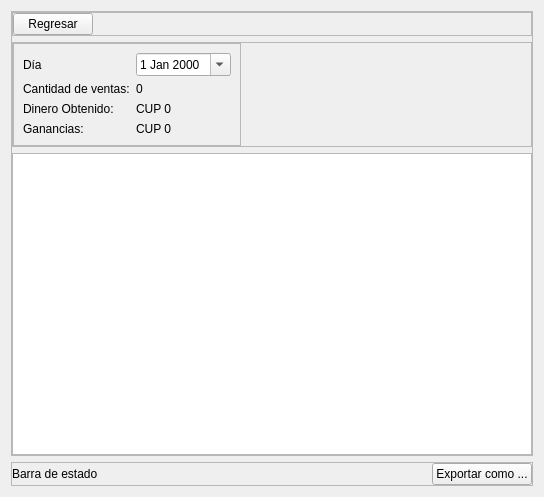
<?xml version="1.0" encoding="UTF-8"?>
<ui version="4.0">
 <class>Frame</class>
 <widget class="QFrame" name="Frame">
  <property name="geometry">
   <rect>
    <x>0</x>
    <y>0</y>
    <width>544</width>
    <height>497</height>
   </rect>
  </property>
  <property name="windowTitle">
   <string>Frame</string>
  </property>
  <layout class="QVBoxLayout" name="verticalLayout">
   <item>
    <widget class="QFrame" name="main_content_frame">
     <property name="frameShape">
      <enum>QFrame::StyledPanel</enum>
     </property>
     <property name="frameShadow">
      <enum>QFrame::Raised</enum>
     </property>
     <layout class="QVBoxLayout" name="verticalLayout_2">
      <property name="leftMargin">
       <number>0</number>
      </property>
      <property name="topMargin">
       <number>0</number>
      </property>
      <property name="rightMargin">
       <number>0</number>
      </property>
      <property name="bottomMargin">
       <number>0</number>
      </property>
      <item>
       <widget class="QFrame" name="frame_4">
        <property name="frameShape">
         <enum>QFrame::StyledPanel</enum>
        </property>
        <property name="frameShadow">
         <enum>QFrame::Raised</enum>
        </property>
        <layout class="QHBoxLayout" name="horizontalLayout_3">
         <property name="leftMargin">
          <number>0</number>
         </property>
         <property name="topMargin">
          <number>0</number>
         </property>
         <property name="rightMargin">
          <number>0</number>
         </property>
         <property name="bottomMargin">
          <number>0</number>
         </property>
         <item>
          <widget class="QPushButton" name="back_button">
           <property name="sizePolicy">
            <sizepolicy hsizetype="Maximum" vsizetype="Fixed">
             <horstretch>0</horstretch>
             <verstretch>0</verstretch>
            </sizepolicy>
           </property>
           <property name="text">
            <string>Regresar</string>
           </property>
          </widget>
         </item>
         <item>
          <spacer name="horizontalSpacer_3">
           <property name="orientation">
            <enum>Qt::Horizontal</enum>
           </property>
           <property name="sizeHint" stdset="0">
            <size>
             <width>40</width>
             <height>20</height>
            </size>
           </property>
          </spacer>
         </item>
        </layout>
       </widget>
      </item>
      <item>
       <widget class="QFrame" name="frame_2">
        <property name="frameShape">
         <enum>QFrame::StyledPanel</enum>
        </property>
        <property name="frameShadow">
         <enum>QFrame::Raised</enum>
        </property>
        <layout class="QHBoxLayout" name="horizontalLayout_2">
         <property name="leftMargin">
          <number>0</number>
         </property>
         <property name="topMargin">
          <number>0</number>
         </property>
         <property name="bottomMargin">
          <number>0</number>
         </property>
         <item>
          <widget class="QFrame" name="frame_3">
           <property name="frameShape">
            <enum>QFrame::StyledPanel</enum>
           </property>
           <property name="frameShadow">
            <enum>QFrame::Raised</enum>
           </property>
           <layout class="QGridLayout" name="gridLayout">
            <item row="1" column="0">
             <widget class="QLabel" name="label_2">
              <property name="text">
               <string>Cantidad de ventas:</string>
              </property>
             </widget>
            </item>
            <item row="1" column="1">
             <widget class="QLabel" name="sale_quantity_label">
              <property name="text">
               <string>0</string>
              </property>
             </widget>
            </item>
            <item row="0" column="0">
             <widget class="QLabel" name="label">
              <property name="text">
               <string>Día</string>
              </property>
             </widget>
            </item>
            <item row="0" column="1">
             <widget class="QDateEdit" name="day_date_edit">
              <property name="calendarPopup">
               <bool>true</bool>
              </property>
             </widget>
            </item>
            <item row="2" column="1">
             <widget class="QLabel" name="payment_money_label">
              <property name="text">
               <string>CUP 0</string>
              </property>
             </widget>
            </item>
            <item row="2" column="0">
             <widget class="QLabel" name="label_4">
              <property name="text">
               <string>Dinero Obtenido:</string>
              </property>
             </widget>
            </item>
            <item row="3" column="0">
             <widget class="QLabel" name="label_6">
              <property name="text">
               <string>Ganancias:</string>
              </property>
             </widget>
            </item>
            <item row="3" column="1">
             <widget class="QLabel" name="profit_money_label">
              <property name="text">
               <string>CUP 0</string>
              </property>
             </widget>
            </item>
           </layout>
          </widget>
         </item>
         <item>
          <spacer name="horizontalSpacer">
           <property name="orientation">
            <enum>Qt::Horizontal</enum>
           </property>
           <property name="sizeHint" stdset="0">
            <size>
             <width>40</width>
             <height>20</height>
            </size>
           </property>
          </spacer>
         </item>
        </layout>
       </widget>
      </item>
      <item>
       <widget class="QTableWidget" name="sale_report_table"/>
      </item>
     </layout>
    </widget>
   </item>
   <item>
    <widget class="QFrame" name="frame">
     <property name="frameShape">
      <enum>QFrame::StyledPanel</enum>
     </property>
     <property name="frameShadow">
      <enum>QFrame::Raised</enum>
     </property>
     <layout class="QHBoxLayout" name="horizontalLayout">
      <property name="leftMargin">
       <number>0</number>
      </property>
      <property name="topMargin">
       <number>0</number>
      </property>
      <property name="rightMargin">
       <number>0</number>
      </property>
      <property name="bottomMargin">
       <number>0</number>
      </property>
      <item>
       <widget class="QLabel" name="state_bar_label">
        <property name="text">
         <string>Barra de estado</string>
        </property>
       </widget>
      </item>
      <item>
       <spacer name="horizontalSpacer_2">
        <property name="orientation">
         <enum>Qt::Horizontal</enum>
        </property>
        <property name="sizeHint" stdset="0">
         <size>
          <width>40</width>
          <height>20</height>
         </size>
        </property>
       </spacer>
      </item>
      <item>
       <widget class="QPushButton" name="export_as_button">
        <property name="sizePolicy">
         <sizepolicy hsizetype="Maximum" vsizetype="Fixed">
          <horstretch>0</horstretch>
          <verstretch>0</verstretch>
         </sizepolicy>
        </property>
        <property name="text">
         <string>Exportar como ...</string>
        </property>
       </widget>
      </item>
     </layout>
    </widget>
   </item>
  </layout>
 </widget>
 <resources/>
 <connections/>
</ui>
